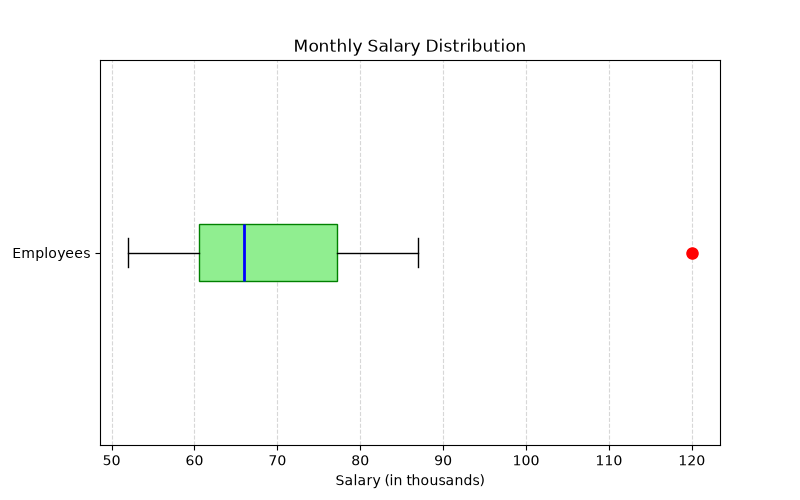

The Python source for this figure:
import matplotlib.pyplot as plt

# Monthly salaries (in thousands)
salaries = [
    52, 55, 56, 58, 60,
    62, 63, 64, 65, 67,
    68, 70, 75, 78,
    80, 83, 87, 120
]

plt.figure(figsize=(8, 5))

# Create Box Plot
plt.boxplot(
    salaries,
    orientation='horizontal',
    patch_artist=True,
    boxprops=dict(facecolor='lightgreen', color='green'),
    medianprops=dict(color='blue', linewidth=2),
    whiskerprops=dict(color='black'),
    capprops=dict(color='black'),
    flierprops=dict(
        marker='o',
        markerfacecolor='red',
        markeredgecolor='red',
        markersize=8
    )
)

plt.title("Monthly Salary Distribution")
plt.xlabel("Salary (in thousands)")
plt.yticks([1], ["Employees"])
plt.grid(axis='x', linestyle='--', alpha=0.5)

# Save the plot
plt.savefig("boxplot.png")
print("Box plot saved successfully!")

# Display the plot
plt.show()
